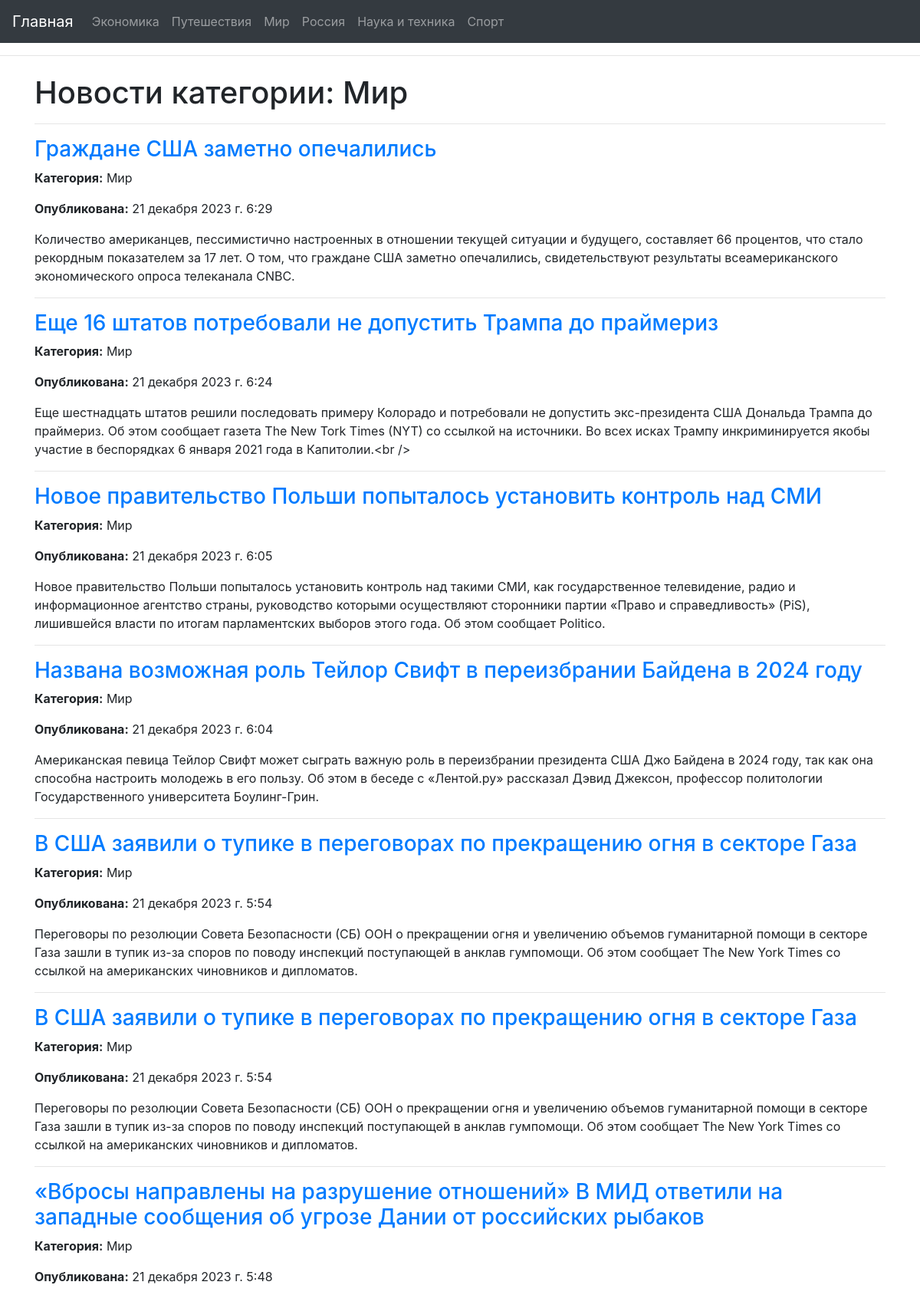
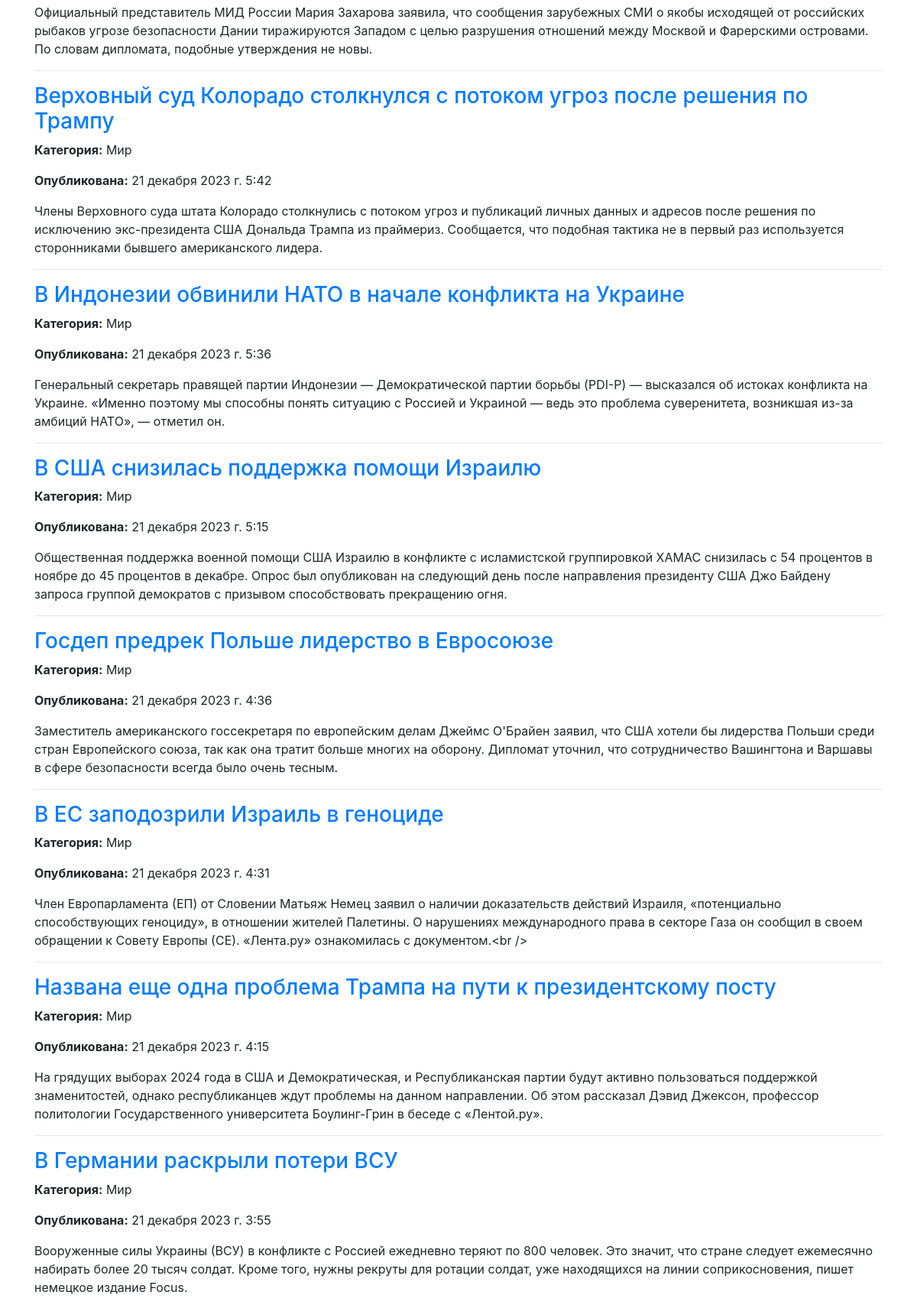
Page /news/world/ (upper part) on the committed database (2 pictures, top to bottom).
### newsapp/models.py (models this page shows, shortened)
class News(models.Model):
    title = models.CharField(max_length=200)
    link = models.URLField()
    summary = models.TextField()
    published = models.DateTimeField()
    category = models.CharField(max_length=100)

### newsapp/views.py (the view)
# urls.py: path('news/<str:category>/', views.news_by_category, name='news_by_category'),
def news_by_category(request, category):
    categories_dict = {'travel': 'Путешествия',
                       'world': 'Мир',
                       'economics': 'Экономика',
                       'russia': 'Россия',
                       'tech': 'Наука и техника',
                       'sport': 'Спорт',
                       'internet': 'Интернет и СМИ'}
    category = categories_dict.get(category)
    all_news = News.objects.filter(category=category).order_by('-published')
    paginator = Paginator(all_news, 20)
    page = request.GET.get('page', 1)
    try:
        news = paginator.page(page)
    except PageNotAnInteger:
        news = paginator.page(1)
    except EmptyPage:
        news = paginator.page(paginator.num_pages)
    return render(request, 'newsapp/category.html', {'news': news, 'category': category})

### templates/newsapp/category.html (shortened to what this page needs)
{% extends 'newsapp/base.html' %}
{% block content %}
  <h1>Новости категории: {{ category }}</h1>
<hr>
  {% for new in news %}
    <div class="news-item">
      <h3><a href="{{ new.link }}" target="_blank">{{ new.title }}</a></h3>
      <p><strong>Категория:</strong> {{ new.category }}</p>
      <p><strong>Опубликована:</strong> {{ new.published }}</p>
      <p>{{ new.summary }}</p>
    </div>
    <hr>
  {% endfor %}
{% endblock %}

### rows in the picture
News: title "Граждане США заметно опечалились", category "Мир", published "21 декабря 2023 г. 6:29", summary "Количество американцев, пессимистично настроенных в отношении текущей ситуации и будущего, составляет 66 процентов, что стало рекордным показателем за 17 лет. О том, что граждане США заметно опечалились, свидетельствуют результаты всеамериканского экономического опроса телеканала CNBC."
News: title "Еще 16 штатов потребовали не допустить Трампа до праймериз", category "Мир", published "21 декабря 2023 г. 6:24", summary "Еще шестнадцать штатов решили последовать примеру Колорадо и потребовали не допустить экс-президента США Дональда Трампа до праймериз. Об этом сообщает газета The New Tork Times (NYT) со ссылкой на источники. Во всех исках Трампу инкриминируется якобы участие в беспорядках 6 января 2021 года в Капитолии.<br />"
News: title "Новое правительство Польши попыталось установить контроль над СМИ", category "Мир", published "21 декабря 2023 г. 6:05", summary "Новое правительство Польши попыталось установить контроль над такими СМИ, как государственное телевидение, радио и информационное агентство страны, руководство которыми осуществляют сторонники партии «Право и справедливость» (PiS), лишившейся власти по итогам парламентских выборов этого года. Об этом сообщает Politico."
News: title "Названа возможная роль Тейлор Свифт в переизбрании Байдена в 2024 году", category "Мир", published "21 декабря 2023 г. 6:04", summary "Американская певица Тейлор Свифт может сыграть важную роль в переизбрании президента США Джо Байдена в 2024 году, так как она способна настроить молодежь в его пользу. Об этом в беседе с «Лентой.ру» рассказал Дэвид Джексон, профессор политологии Государственного университета Боулинг-Грин."
News: title "В США заявили о тупике в переговорах по прекращению огня в секторе Газа", category "Мир", published "21 декабря 2023 г. 5:54", summary "Переговоры по резолюции Совета Безопасности (СБ) ООН о прекращении огня и увеличению объемов гуманитарной помощи в секторе Газа зашли в тупик из-за споров по поводу инспекций поступающей в анклав гумпомощи. Об этом сообщает The New York Times со ссылкой на американских чиновников и дипломатов."
News: title "В США заявили о тупике в переговорах по прекращению огня в секторе Газа", category "Мир", published "21 декабря 2023 г. 5:54", summary "Переговоры по резолюции Совета Безопасности (СБ) ООН о прекращении огня и увеличению объемов гуманитарной помощи в секторе Газа зашли в тупик из-за споров по поводу инспекций поступающей в анклав гумпомощи. Об этом сообщает The New York Times со ссылкой на американских чиновников и дипломатов."
News: title "«Вбросы направлены на разрушение отношений» В МИД ответили на западные сообщения об угрозе Дании от российских рыбаков", category "Мир", published "21 декабря 2023 г. 5:48", summary "Официальный представитель МИД России Мария Захарова заявила, что сообщения зарубежных СМИ о якобы исходящей от российских рыбаков угрозе безопасности Дании тиражируются Западом с целью разрушения отношений между Москвой и Фарерскими островами. По словам дипломата, подобные утверждения не новы."
News: title "Верховный суд Колорадо столкнулся с потоком угроз после решения по Трампу", category "Мир", published "21 декабря 2023 г. 5:42", summary "Члены Верховного суда штата Колорадо столкнулись с потоком угроз и публикаций личных данных и адресов после решения по исключению экс-президента США Дональда Трампа из праймериз. Сообщается, что подобная тактика не в первый раз используется сторонниками бывшего американского лидера."
News: title "В Индонезии обвинили НАТО в начале конфликта на Украине", category "Мир", published "21 декабря 2023 г. 5:36", summary "Генеральный секретарь правящей партии Индонезии — Демократической партии борьбы (PDI-P) — высказался об истоках конфликта на Украине. «Именно поэтому мы способны понять ситуацию с Россией и Украиной — ведь это проблема суверенитета, возникшая из-за амбиций НАТО», — отметил он."
News: title "В США снизилась поддержка помощи Израилю", category "Мир", published "21 декабря 2023 г. 5:15", summary "Общественная поддержка военной помощи США Израилю в конфликте с исламистской группировкой ХАМАС снизилась с 54 процентов в ноябре до 45 процентов в декабре. Опрос был опубликован на следующий день после направления президенту США Джо Байдену запроса группой демократов с призывом способствовать прекращению огня."
News: title "Госдеп предрек Польше лидерство в Евросоюзе", category "Мир", published "21 декабря 2023 г. 4:36", summary "Заместитель американского госсекретаря по европейским делам Джеймс О'Брайен заявил, что США хотели бы лидерства Польши среди стран Европейского союза, так как она тратит больше многих на оборону. Дипломат уточнил, что сотрудничество Вашингтона и Варшавы в сфере безопасности всегда было очень тесным."
News: title "В ЕС заподозрили Израиль в геноциде", category "Мир", published "21 декабря 2023 г. 4:31", summary "Член Европарламента (ЕП) от Словении Матьяж Немец заявил о наличии доказательств действий Израиля, «потенциально способствующих геноциду», в отношении жителей Палетины. О нарушениях международного права в секторе Газа он сообщил в своем обращении к Совету Европы (СЕ). «Лента.ру» ознакомилась с документом.<br />"
News: title "Названа еще одна проблема Трампа на пути к президентскому посту", category "Мир", published "21 декабря 2023 г. 4:15", summary "На грядущих выборах 2024 года в США и Демократическая, и Республиканская партии будут активно пользоваться поддержкой знаменитостей, однако республиканцев ждут проблемы на данном направлении. Об этом рассказал Дэвид Джексон, профессор политологии Государственного университета Боулинг-Грин в беседе с «Лентой.ру»."
News: title "В Германии раскрыли потери ВСУ", category "Мир", published "21 декабря 2023 г. 3:55", summary "Вооруженные силы Украины (ВСУ) в конфликте с Россией ежедневно теряют по 800 человек. Это значит, что стране следует ежемесячно набирать более 20 тысяч солдат. Кроме того, нужны рекруты для ротации солдат, уже находящихся на линии соприкосновения, пишет немецкое издание Focus."

### other values in the picture
{{ category }} "Мир"
